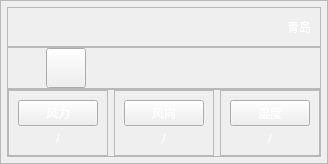
                             <widget class="QFrame" name="frame_8">
                              <property name="maximumSize">
                               <size>
                                <width>16777215</width>
                                <height>200</height>
                               </size>
                              </property>
                              <property name="styleSheet">
                               <string notr="true">QFrame#frame_8{
background-color: rgb(31, 84, 133);
border-radius:15px;
}</string>
                              </property>
                              <property name="frameShape">
                               <enum>QFrame::Shape::StyledPanel</enum>
                              </property>
                              <property name="frameShadow">
                               <enum>QFrame::Shadow::Raised</enum>
                              </property>
                              <layout class="QVBoxLayout" name="verticalLayout_43">
                               <property name="spacing">
                                <number>0</number>
                               </property>
                               <property name="leftMargin">
                                <number>6</number>
                               </property>
                               <property name="topMargin">
                                <number>6</number>
                               </property>
                               <property name="rightMargin">
                                <number>6</number>
                               </property>
                               <property name="bottomMargin">
                                <number>6</number>
                               </property>
                               <item>
                                <widget class="QFrame" name="frame_19">
                                 <property name="frameShape">
                                  <enum>QFrame::Shape::StyledPanel</enum>
                                 </property>
                                 <property name="frameShadow">
                                  <enum>QFrame::Shadow::Raised</enum>
                                 </property>
                                 <layout class="QHBoxLayout" name="horizontalLayout_43">
                                  <item>
                                   <widget class="QLabel" name="lb_nowtime">
                                    <property name="maximumSize">
                                     <size>
                                      <width>16777215</width>
                                      <height>20</height>
                                     </size>
                                    </property>
                                    <property name="font">
                                     <font>
                                      <family>Segoe UI</family>
                                      <pointsize>14</pointsize>
                                      <italic>false</italic>
                                      <bold>true</bold>
                                     </font>
                                    </property>
                                    <property name="styleSheet">
                                     <string notr="true">font: 700 14pt &quot;Segoe UI&quot;;
color: rgb(255, 255, 255);</string>
                                    </property>
                                    <property name="text">
                                     <string/>
                                    </property>
                                   </widget>
                                  </item>
                                  <item>
                                   <widget class="QLabel" name="lb_city">
                                    <property name="styleSheet">
                                     <string notr="true">font: 14pt &quot;黑体&quot;;
color: rgb(255, 255, 255);</string>
                                    </property>
                                    <property name="text">
                                     <string>青岛</string>
                                    </property>
                                    <property name="alignment">
                                     <set>Qt::AlignmentFlag::AlignRight|Qt::AlignmentFlag::AlignTrailing|Qt::AlignmentFlag::AlignVCenter</set>
                                    </property>
                                   </widget>
                                  </item>
                                 </layout>
                                </widget>
                               </item>
                               <item>
                                <widget class="QFrame" name="frame_11">
                                 <property name="frameShape">
                                  <enum>QFrame::Shape::StyledPanel</enum>
                                 </property>
                                 <property name="frameShadow">
                                  <enum>QFrame::Shadow::Raised</enum>
                                 </property>
                                 <layout class="QHBoxLayout" name="horizontalLayout_39">
                                  <property name="spacing">
                                   <number>9</number>
                                  </property>
                                  <property name="leftMargin">
                                   <number>20</number>
                                  </property>
                                  <property name="topMargin">
                                   <number>0</number>
                                  </property>
                                  <property name="rightMargin">
                                   <number>0</number>
                                  </property>
                                  <property name="bottomMargin">
                                   <number>0</number>
                                  </property>
                                  <item>
                                   <widget class="QPushButton" name="btn_weather">
                                    <property name="minimumSize">
                                     <size>
                                      <width>40</width>
                                      <height>40</height>
                                     </size>
                                    </property>
                                    <property name="maximumSize">
                                     <size>
                                      <width>40</width>
                                      <height>40</height>
                                     </size>
                                    </property>
                                    <property name="styleSheet">
                                     <string notr="true">border-image: url(:/weather/images/weather/中雨.png);</string>
                                    </property>
                                    <property name="text">
                                     <string/>
                                    </property>
                                   </widget>
                                  </item>
                                  <item>
                                   <widget class="QLabel" name="lb_temp">
                                    <property name="maximumSize">
                                     <size>
                                      <width>80</width>
                                      <height>40</height>
                                     </size>
                                    </property>
                                    <property name="styleSheet">
                                     <string notr="true">font: 700 18pt &quot;Segoe UI&quot;;
color: rgb(255, 255, 255);</string>
                                    </property>
                                    <property name="text">
                                     <string/>
                                    </property>
                                   </widget>
                                  </item>
                                  <item>
                                   <widget class="QLabel" name="lb_weather">
                                    <property name="maximumSize">
                                     <size>
                                      <width>80</width>
                                      <height>40</height>
                                     </size>
                                    </property>
                                    <property name="styleSheet">
                                     <string notr="true">font: 16pt &quot;黑体&quot;;
color: rgb(255, 255, 255);</string>
                                    </property>
                                    <property name="text">
                                     <string/>
                                    </property>
                                    <property name="textFormat">
                                     <enum>Qt::TextFormat::AutoText</enum>
                                    </property>
                                    <property name="alignment">
                                     <set>Qt::AlignmentFlag::AlignJustify|Qt::AlignmentFlag::AlignVCenter</set>
                                    </property>
                                   </widget>
                                  </item>
                                 </layout>
                                </widget>
                               </item>
                               <item>
                                <widget class="QFrame" name="frame_12">
                                 <property name="frameShape">
                                  <enum>QFrame::Shape::StyledPanel</enum>
                                 </property>
                                 <property name="frameShadow">
                                  <enum>QFrame::Shadow::Raised</enum>
                                 </property>
                                 <layout class="QHBoxLayout" name="horizontalLayout_40">
                                  <property name="leftMargin">
                                   <number>0</number>
                                  </property>
                                  <property name="topMargin">
                                   <number>0</number>
                                  </property>
                                  <property name="rightMargin">
                                   <number>0</number>
                                  </property>
                                  <property name="bottomMargin">
                                   <number>0</number>
                                  </property>
                                  <item>
                                   <widget class="QFrame" name="frame_13">
                                    <property name="frameShape">
                                     <enum>QFrame::Shape::StyledPanel</enum>
                                    </property>
                                    <property name="frameShadow">
                                     <enum>QFrame::Shadow::Raised</enum>
                                    </property>
                                    <layout class="QVBoxLayout" name="verticalLayout_44">
                                     <item>
                                      <widget class="QPushButton" name="pushButton_10">
                                       <property name="minimumSize">
                                        <size>
                                         <width>0</width>
                                         <height>0</height>
                                        </size>
                                       </property>
                                       <property name="maximumSize">
                                        <size>
                                         <width>16777215</width>
                                         <height>16777215</height>
                                        </size>
                                       </property>
                                       <property name="styleSheet">
                                        <string notr="true">font: 12pt &quot;黑体&quot;;
color: rgb(255, 255, 255);</string>
                                       </property>
                                       <property name="text">
                                        <string>风力</string>
                                       </property>
                                       <property name="icon">
                                        <iconset resource="resources.qrc">
                                         <normaloff>:/weather/images/weather/风速.png</normaloff>:/weather/images/weather/风速.png</iconset>
                                       </property>
                                      </widget>
                                     </item>
                                     <item>
                                      <widget class="QLabel" name="lb_windpower">
                                       <property name="styleSheet">
                                        <string notr="true">font: 12pt &quot;Segoe UI&quot;;
color: rgb(255, 255, 255);</string>
                                       </property>
                                       <property name="text">
                                        <string>/</string>
                                       </property>
                                       <property name="alignment">
                                        <set>Qt::AlignmentFlag::AlignCenter</set>
                                       </property>
                                      </widget>
                                     </item>
                                    </layout>
                                   </widget>
                                  </item>
                                  <item>
                                   <widget class="QFrame" name="frame_14">
                                    <property name="frameShape">
                                     <enum>QFrame::Shape::StyledPanel</enum>
                                    </property>
                                    <property name="frameShadow">
                                     <enum>QFrame::Shadow::Raised</enum>
                                    </property>
                                    <layout class="QVBoxLayout" name="verticalLayout_45">
                                     <item>
                                      <widget class="QPushButton" name="pushButton_11">
                                       <property name="minimumSize">
                                        <size>
                                         <width>0</width>
                                         <height>0</height>
                                        </size>
                                       </property>
                                       <property name="maximumSize">
                                        <size>
                                         <width>16777215</width>
                                         <height>16777215</height>
                                        </size>
                                       </property>
                                       <property name="styleSheet">
                                        <string notr="true">font: 12pt &quot;黑体&quot;;
color: rgb(255, 255, 255);</string>
                                       </property>
                                       <property name="text">
                                        <string>风向</string>
                                       </property>
                                       <property name="icon">
                                        <iconset resource="resources.qrc">
                                         <normaloff>:/weather/images/weather/风向.png</normaloff>:/weather/images/weather/风向.png</iconset>
                                       </property>
                                      </widget>
                                     </item>
                                     <item>
                                      <widget class="QLabel" name="lb_winddirection">
                                       <property name="styleSheet">
                                        <string notr="true">font: 12pt &quot;Segoe UI&quot;;
color: rgb(255, 255, 255);</string>
                                       </property>
                                       <property name="text">
                                        <string>/</string>
                                       </property>
                                       <property name="alignment">
                                        <set>Qt::AlignmentFlag::AlignCenter</set>
                                       </property>
                                      </widget>
                                     </item>
                                    </layout>
                                   </widget>
                                  </item>
                                  <item>
                                   <widget class="QFrame" name="frame_15">
                                    <property name="frameShape">
                                     <enum>QFrame::Shape::StyledPanel</enum>
                                    </property>
                                    <property name="frameShadow">
                                     <enum>QFrame::Shadow::Raised</enum>
                                    </property>
                                    <layout class="QVBoxLayout" name="verticalLayout_46">
                                     <item>
                                      <widget class="QPushButton" name="pushButton_12">
                                       <property name="minimumSize">
                                        <size>
                                         <width>0</width>
                                         <height>0</height>
                                        </size>
                                       </property>
                                       <property name="maximumSize">
                                        <size>
                                         <width>16777215</width>
                                         <height>16777215</height>
                                        </size>
                                       </property>
                                       <property name="styleSheet">
                                        <string notr="true">font: 12pt &quot;黑体&quot;;
color: rgb(255, 255, 255);</string>
                                       </property>
                                       <property name="text">
                                        <string>湿度</string>
                                       </property>
                                       <property name="icon">
                                        <iconset resource="resources.qrc">
                                         <normaloff>:/weather/images/weather/湿度.png</normaloff>:/weather/images/weather/湿度.png</iconset>
                                       </property>
                                      </widget>
                                     </item>
                                     <item>
                                      <widget class="QLabel" name="lb_humidity">
                                       <property name="styleSheet">
                                        <string notr="true">font: 12pt &quot;Segoe UI&quot;;
color: rgb(255, 255, 255);</string>
                                       </property>
                                       <property name="text">
                                        <string>/</string>
                                       </property>
                                       <property name="alignment">
                                        <set>Qt::AlignmentFlag::AlignCenter</set>
                                       </property>
                                      </widget>
                                     </item>
                                    </layout>
                                   </widget>
                                  </item>
                                 </layout>
                                </widget>
                               </item>
                              </layout>
                             </widget>
